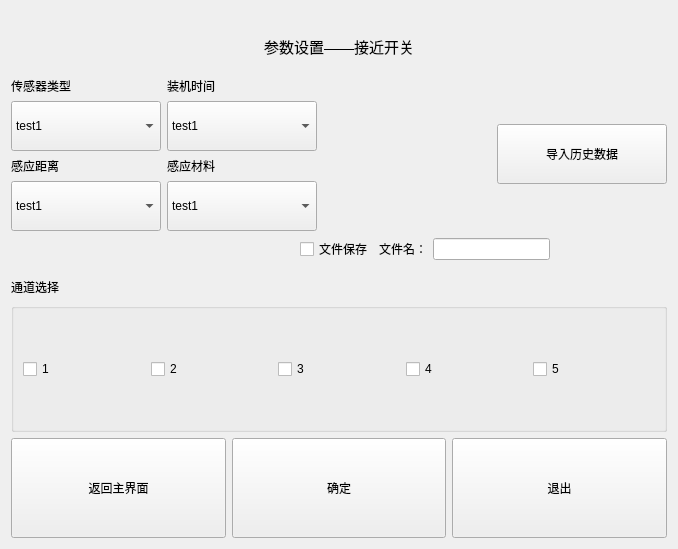
<?xml version="1.0" encoding="UTF-8"?>
<ui version="4.0">
 <class>paramWin_proximitySwitch</class>
 <widget class="QWidget" name="paramWin_proximitySwitch">
  <property name="geometry">
   <rect>
    <x>0</x>
    <y>0</y>
    <width>678</width>
    <height>549</height>
   </rect>
  </property>
  <property name="windowTitle">
   <string>参数设置_接近开关</string>
  </property>
  <layout class="QGridLayout" name="gridLayout_2">
   <item row="0" column="0">
    <widget class="QLabel" name="label">
     <property name="minimumSize">
      <size>
       <width>0</width>
       <height>60</height>
      </size>
     </property>
     <property name="maximumSize">
      <size>
       <width>2000</width>
       <height>50</height>
      </size>
     </property>
     <property name="font">
      <font>
       <pointsize>11</pointsize>
      </font>
     </property>
     <property name="text">
      <string>参数设置——接近开关</string>
     </property>
     <property name="alignment">
      <set>Qt::AlignCenter</set>
     </property>
    </widget>
   </item>
   <item row="1" column="0">
    <layout class="QHBoxLayout" name="horizontalLayout_4">
     <item>
      <layout class="QVBoxLayout" name="verticalLayout_6">
       <item>
        <layout class="QHBoxLayout" name="horizontalLayout_2">
         <item>
          <layout class="QVBoxLayout" name="verticalLayout_2">
           <item>
            <widget class="QLabel" name="label_sensor_type">
             <property name="text">
              <string>传感器类型</string>
             </property>
            </widget>
           </item>
           <item>
            <widget class="QComboBox" name="cBox_prox_switch_type">
             <property name="minimumSize">
              <size>
               <width>150</width>
               <height>50</height>
              </size>
             </property>
             <item>
              <property name="text">
               <string>test1</string>
              </property>
             </item>
             <item>
              <property name="text">
               <string>test2</string>
              </property>
             </item>
            </widget>
           </item>
          </layout>
         </item>
         <item>
          <layout class="QVBoxLayout" name="verticalLayout_5">
           <item>
            <widget class="QLabel" name="label_using_time">
             <property name="text">
              <string>装机时间</string>
             </property>
            </widget>
           </item>
           <item>
            <widget class="QComboBox" name="cBox_use_time">
             <property name="minimumSize">
              <size>
               <width>150</width>
               <height>50</height>
              </size>
             </property>
             <item>
              <property name="text">
               <string>test1</string>
              </property>
             </item>
             <item>
              <property name="text">
               <string>test2</string>
              </property>
             </item>
            </widget>
           </item>
          </layout>
         </item>
        </layout>
       </item>
       <item>
        <layout class="QHBoxLayout" name="horizontalLayout_3">
         <item>
          <layout class="QVBoxLayout" name="verticalLayout_3">
           <item>
            <widget class="QLabel" name="label_sensing_dis">
             <property name="text">
              <string>感应距离</string>
             </property>
            </widget>
           </item>
           <item>
            <widget class="QComboBox" name="cBox_distance">
             <property name="minimumSize">
              <size>
               <width>150</width>
               <height>50</height>
              </size>
             </property>
             <item>
              <property name="text">
               <string>test1</string>
              </property>
             </item>
             <item>
              <property name="text">
               <string>test2</string>
              </property>
             </item>
            </widget>
           </item>
          </layout>
         </item>
         <item>
          <layout class="QVBoxLayout" name="verticalLayout_4">
           <item>
            <widget class="QLabel" name="label_matirial">
             <property name="text">
              <string>感应材料</string>
             </property>
            </widget>
           </item>
           <item>
            <widget class="QComboBox" name="cBox_material">
             <property name="minimumSize">
              <size>
               <width>150</width>
               <height>50</height>
              </size>
             </property>
             <item>
              <property name="text">
               <string>test1</string>
              </property>
             </item>
             <item>
              <property name="text">
               <string>test2</string>
              </property>
             </item>
            </widget>
           </item>
          </layout>
         </item>
        </layout>
       </item>
      </layout>
     </item>
     <item>
      <spacer name="horizontalSpacer">
       <property name="orientation">
        <enum>Qt::Horizontal</enum>
       </property>
       <property name="sizeHint" stdset="0">
        <size>
         <width>40</width>
         <height>20</height>
        </size>
       </property>
      </spacer>
     </item>
     <item>
      <widget class="QPushButton" name="btn_load_data">
       <property name="minimumSize">
        <size>
         <width>170</width>
         <height>60</height>
        </size>
       </property>
       <property name="text">
        <string>导入历史数据</string>
       </property>
      </widget>
     </item>
    </layout>
   </item>
   <item row="2" column="0">
    <layout class="QVBoxLayout" name="verticalLayout">
     <item>
      <layout class="QHBoxLayout" name="horizontalLayout_6">
       <item>
        <spacer name="horizontalSpacer_2">
         <property name="orientation">
          <enum>Qt::Horizontal</enum>
         </property>
         <property name="sizeHint" stdset="0">
          <size>
           <width>40</width>
           <height>20</height>
          </size>
         </property>
        </spacer>
       </item>
       <item>
        <widget class="QCheckBox" name="cBox_file_save">
         <property name="text">
          <string>文件保存</string>
         </property>
        </widget>
       </item>
       <item>
        <layout class="QHBoxLayout" name="horizontalLayout_5">
         <item>
          <widget class="QLabel" name="label_file_name">
           <property name="text">
            <string>文件名：</string>
           </property>
          </widget>
         </item>
         <item>
          <widget class="QLineEdit" name="lineE_file_name"/>
         </item>
         <item>
          <spacer name="horizontalSpacer_3">
           <property name="orientation">
            <enum>Qt::Horizontal</enum>
           </property>
           <property name="sizeHint" stdset="0">
            <size>
             <width>40</width>
             <height>20</height>
            </size>
           </property>
          </spacer>
         </item>
        </layout>
       </item>
      </layout>
     </item>
     <item>
      <widget class="QLabel" name="label_channel">
       <property name="minimumSize">
        <size>
         <width>100</width>
         <height>30</height>
        </size>
       </property>
       <property name="maximumSize">
        <size>
         <width>200</width>
         <height>20</height>
        </size>
       </property>
       <property name="text">
        <string>通道选择</string>
       </property>
      </widget>
     </item>
     <item>
      <widget class="QGroupBox" name="gridGroupBox">
       <layout class="QGridLayout" name="gridLayout">
        <property name="horizontalSpacing">
         <number>6</number>
        </property>
        <item row="0" column="0">
         <widget class="QCheckBox" name="checkBox_ch_1">
          <property name="text">
           <string>1</string>
          </property>
         </widget>
        </item>
        <item row="0" column="3">
         <widget class="QCheckBox" name="checkBox_ch_4">
          <property name="text">
           <string>4</string>
          </property>
         </widget>
        </item>
        <item row="0" column="1">
         <widget class="QCheckBox" name="checkBox_ch_2">
          <property name="text">
           <string>2</string>
          </property>
         </widget>
        </item>
        <item row="0" column="2">
         <widget class="QCheckBox" name="checkBox_ch_3">
          <property name="text">
           <string>3</string>
          </property>
         </widget>
        </item>
        <item row="0" column="4">
         <widget class="QCheckBox" name="checkBox_ch_5">
          <property name="text">
           <string>5</string>
          </property>
         </widget>
        </item>
       </layout>
      </widget>
     </item>
    </layout>
   </item>
   <item row="3" column="0">
    <layout class="QHBoxLayout" name="horizontalLayout">
     <item>
      <widget class="QPushButton" name="btn_back_mainW">
       <property name="minimumSize">
        <size>
         <width>200</width>
         <height>100</height>
        </size>
       </property>
       <property name="text">
        <string>返回主界面</string>
       </property>
      </widget>
     </item>
     <item>
      <widget class="QPushButton" name="btn_ok">
       <property name="minimumSize">
        <size>
         <width>200</width>
         <height>100</height>
        </size>
       </property>
       <property name="text">
        <string>确定</string>
       </property>
      </widget>
     </item>
     <item>
      <widget class="QPushButton" name="btn_exit">
       <property name="minimumSize">
        <size>
         <width>200</width>
         <height>100</height>
        </size>
       </property>
       <property name="text">
        <string>退出</string>
       </property>
      </widget>
     </item>
    </layout>
   </item>
  </layout>
 </widget>
 <resources/>
 <connections/>
</ui>
